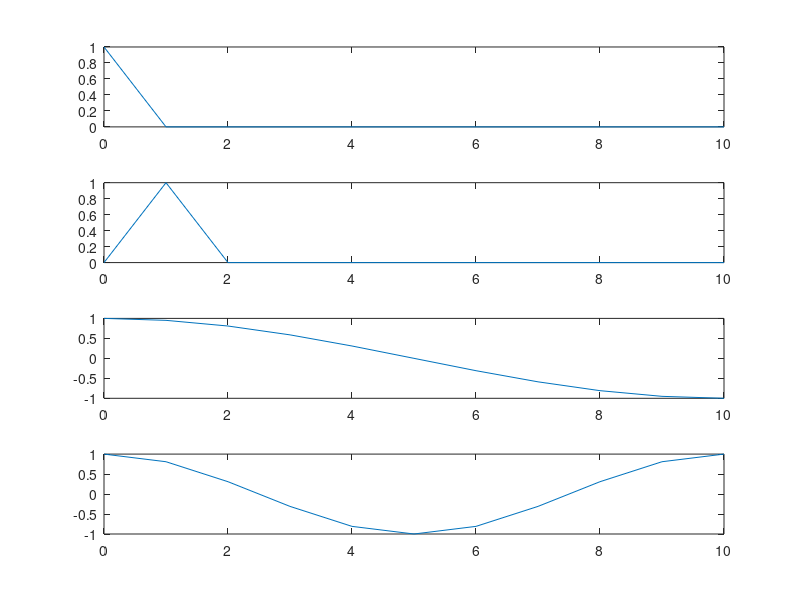
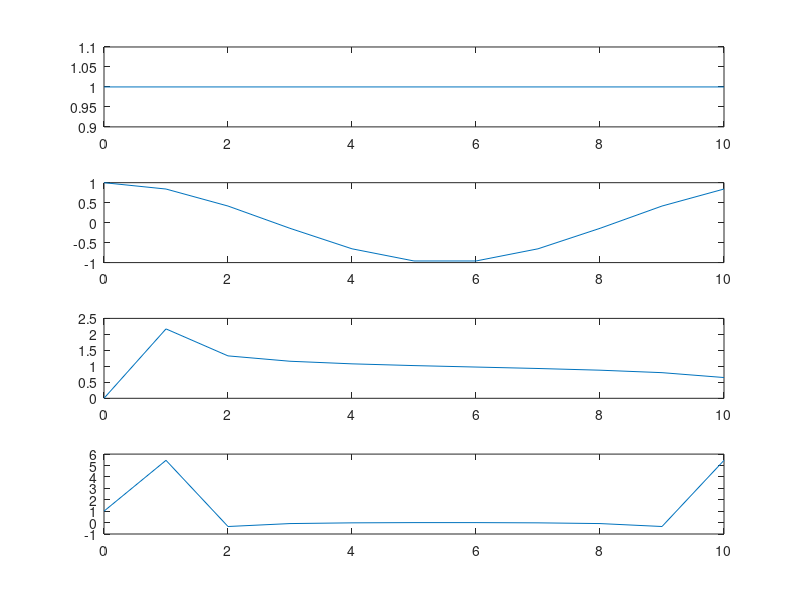

The MATLAB script that drew these images, in order:
%---------------------------------------
%           Ejercicio 1.
%---------------------------------------
N=10;
n=(0:1:N) 
x2=double(n==1);
x1 = double(n==0); 
x3=exp((j*n.*pi)/10);
x4=cos(2*pi*n./10);
figure(1);
hold on;
subplot(4,1,1);
plot(n,x1);

subplot(4,1,2);
 
plot(n,x2);
subplot(4,1,3);

plot(n,x3);

subplot(4,1,4);
plot(n,x4);
hold off ;
fx1=fft(x1)
fx2=fft(x2)
fx3=fft(x3)
fx4=fft(x4)
 
figure(2);
subplot(4,1,1);
plot(n,real(fx1));

subplot(4,1,2);
 
plot(n,(fx2));
subplot(4,1,3);

plot(n,(fx3));

subplot(4,1,4);

plot(n,(fx4));
 